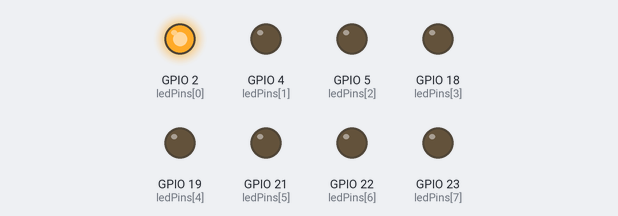
Recording of a sketch running on a simulated ESP32. On the bench: output pins drawn as LEDs (lit = HIGH).

Above: at 0.05 s.
At 0.95 s:
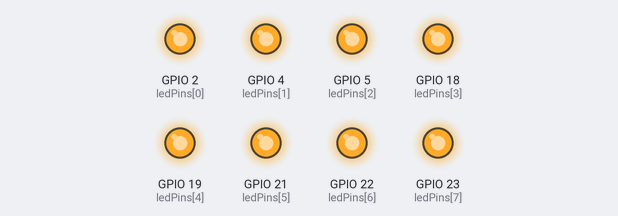
At 1.25 s:
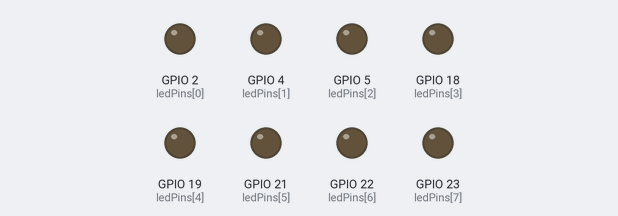
At 1.55 s:
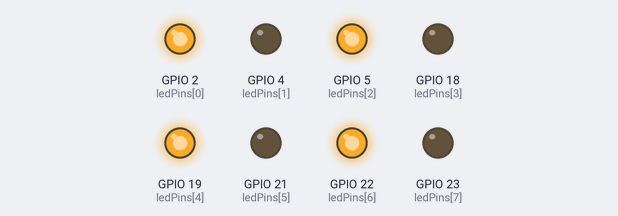
At 2.65 s:
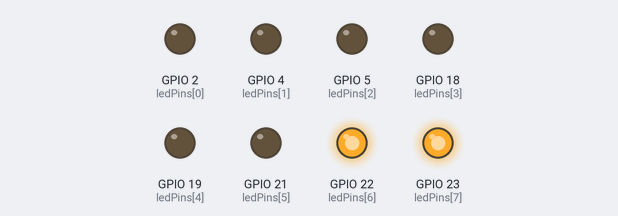
At 3.85 s:
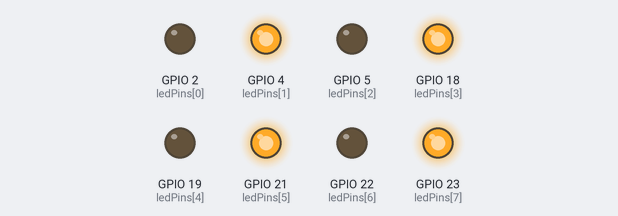
Timing chart, 0 to 4.6 s (numbered marks = the images above):
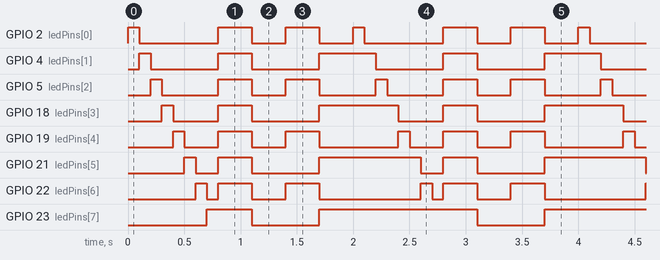

Measured:
- by itself, GPIO 2 (ledPins[0]): repeats every 2.0 s: LOW 0.70 s, 2 × (HIGH 0.30 s, LOW 0.30 s), HIGH 0.10 s
- by itself, GPIO 4 (ledPins[1]): repeats every 2.0 s: LOW 0.60 s, HIGH 0.30 s, LOW 0.60 s, HIGH 0.50 s
- by itself, GPIO 5 (ledPins[2]): repeats every 2.0 s: LOW 0.50 s, HIGH 0.30 s, LOW 0.30 s, HIGH 0.30 s, LOW 0.50 s, HIGH 0.10 s
- by itself, GPIO 18 (ledPins[3]): repeats every 2.0 s: LOW 0.40 s, HIGH 0.30 s, LOW 0.60 s, HIGH 0.70 s
- by itself, GPIO 19 (ledPins[4]): repeats every 2.0 s: 2 × (LOW 0.30 s, HIGH 0.30 s), LOW 0.70 s, HIGH 0.10 s
- by itself, GPIO 21 (ledPins[5]): repeats every 2.0 s: LOW 0.20 s, HIGH 0.30 s, LOW 0.60 s, HIGH 0.90 s
- by itself, GPIO 22 (ledPins[6]): repeats every 2.0 s: LOW 0.10 s, HIGH 0.30 s, LOW 0.30 s, HIGH 0.30 s, LOW 0.90 s, HIGH 0.10 s
- by itself, GPIO 23 (ledPins[7]): repeats every 2.0 s: LOW 0.60 s, HIGH 1.4 s

The sketch:

LED_patterns.ino
```cpp
#define LED_PIN 2        // Change to your LED pin
#define NUM_LEDS 8       // Number of LEDs in your pattern

int ledPins[NUM_LEDS] = {2, 4, 5, 18, 19, 21, 22, 23}; // Example pins for multiple LEDs

void setup() {
    for (int i = 0; i < NUM_LEDS; i++) {
        pinMode(ledPins[i], OUTPUT);
        digitalWrite(ledPins[i], LOW);
    }
}

void loop() {
    // Pattern 1: Chase
    for (int i = 0; i < NUM_LEDS; i++) {
        digitalWrite(ledPins[i], HIGH);
        delay(100);
        digitalWrite(ledPins[i], LOW);
    }

    // Pattern 2: Blink all
    for (int i = 0; i < NUM_LEDS; i++) {
        digitalWrite(ledPins[i], HIGH);
    }
    delay(300);
    for (int i = 0; i < NUM_LEDS; i++) {
        digitalWrite(ledPins[i], LOW);
    }
    delay(300);

    // Pattern 3: Alternate
    for (int i = 0; i < NUM_LEDS; i++) {
        digitalWrite(ledPins[i], (i % 2 == 0) ? HIGH : LOW);
    }
    delay(300);
    for (int i = 0; i < NUM_LEDS; i++) {
        digitalWrite(ledPins[i], (i % 2 == 1) ? HIGH : LOW);
    }
    delay(300);
}
```
